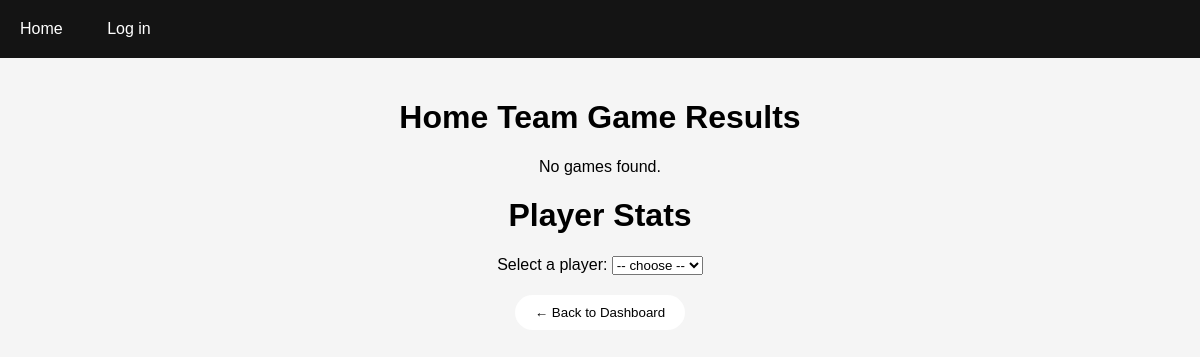
/, run on an earlier commit of the app's database.
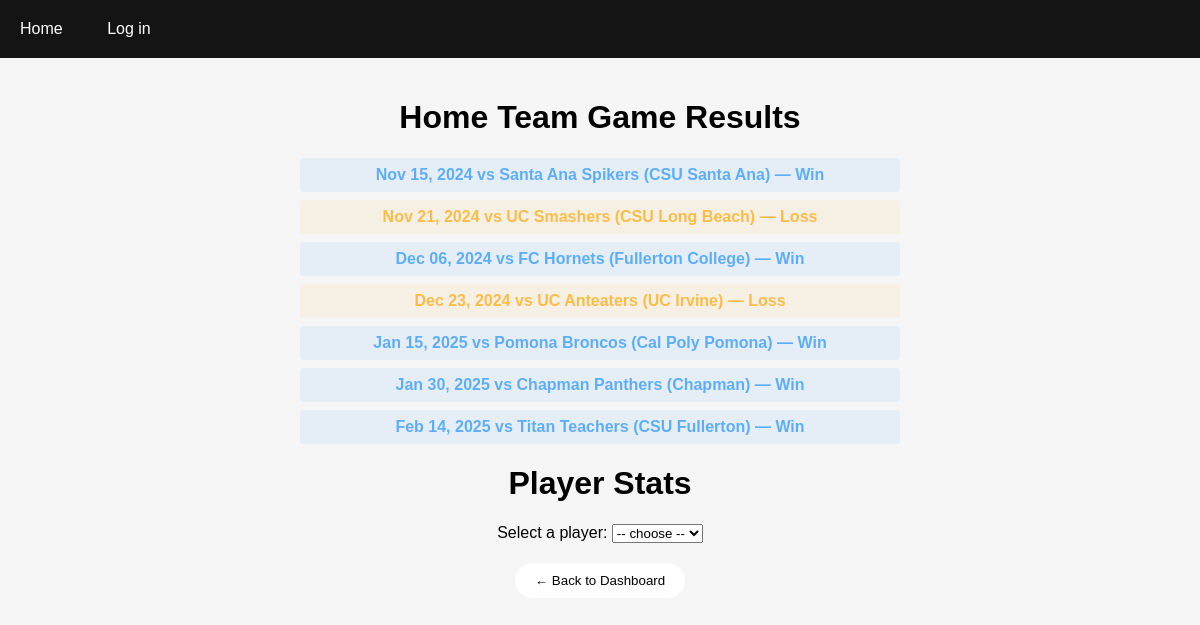
And on a later commit of the database.
### tables this page shows
CREATE TABLE GameStats (
    gameID INT(10) UNSIGNED NOT NULL PRIMARY KEY AUTO_INCREMENT,
    teamID INT(10) UNSIGNED NOT NULL,
    opponentID INT(10) UNSIGNED NOT NULL,
    gameDate DATE NOT NULL,
    result VARchar(100) NOT NULL,

    FOREIGN KEY (teamID) REFERENCES HomeTeam(teamID) ON DELETE CASCADE,
    FOREIGN KEY (opponentID) REFERENCES OpponentTeam(opponentID) ON DELETE CASCADE
);

CREATE TABLE OpponentTeam (
    opponentID INT(10) UNSIGNED NOT NULL PRIMARY KEY AUTO_INCREMENT,
    teamName VARCHAR(100) NOT NULL,
    schoolName VARCHAR(100) NOT NULL
);

### components/viewGameData.php (the view, shortened to what this page needs)
<?php
$databaseConnect = new mysqli(DB_HOST, USER_NAME, USER_PASS, DB_NAME);
$homeTeamID = 1;
$sqlGames = "
    SELECT g.gameID, g.gameDate, o.teamName, o.schoolName, g.result
    FROM GameStats g
    JOIN OpponentTeam o ON g.opponentID = o.opponentID
    WHERE g.teamID = ?
    ORDER BY g.gameDate ASC
";
$stmt = $databaseConnect->prepare($sqlGames);
$stmt->bind_param('i', $homeTeamID);
$stmt->execute();
$games = $stmt->get_result()->fetch_all(MYSQLI_ASSOC);
$query = '
SELECT *
FROM SetStats
ORDER BY gameID ASC
';
$stmt = $databaseConnect->prepare($query);
$stmt->execute();
$result = $stmt->get_result();
$sets = $result->fetch_all();
$setObj = (object)[];
foreach($sets as $set) {
   $setData = (object)[
      'setNumber' => $set[1],
      'setTimeMins' => $set[2],
      'setTimeSecs' => $set[3],
      'homeScore' => $set[4],
      'oppScore' => $set[5],
    ];
  $gameID = $set[0];
  if (!isset($setObj->$gameID)) {
    $setObj->$gameID = array($setData);
  } else {
    array_push($setObj->$gameID, $setData);
  }
}
?>
<!DOCTYPE html>
<html lang="en">
<head>
</head>
<body>
  <div class="content">
    <h1>Home Team Game Results</h1>
    <?php if (empty($games)): ?>
      <p>No games found.</p>
    <?php else: ?>
      <ul class="game-list">
        <?php foreach ($games as $g):
            $id = $g['gameID'];
            $gameSets = $setObj->$id;
            $homeScore = 0;
            $oppScore = 0;
            foreach ($gameSets as $set) {
              $homeScore += $set->homeScore;
              $oppScore += $set->oppScore;
            }
            $gameResult = ($homeScore == $oppScore
              ? 'tie'
              : $homeScore > $oppScore)
                ? 'win'
                : 'loss';
          ?>
          <li class="<?= $gameResult ?> game" onclick="openGame(event)" value=<?=$g['gameID']?>>
            <?= date('M d, Y', strtotime($g['gameDate'])) ?>
            vs <?= htmlspecialchars($g['teamName']) ?> (<?= htmlspecialchars($g['schoolName']) ?>)
            — <?= ucfirst(htmlspecialchars($gameResult)) ?>
          </li>
        <?php endforeach; ?>
      </ul>
    <?php endif; ?>
    <h1>Player Stats</h1>
    <form method="get">
      <label for="playerID">Select a player:</label>
      <select name="playerID" id="playerID" onchange="this.form.submit()">
        <option value="">-- choose --</option>
      </select>
    </form>
    <div class="page-buttons">
      <form action="index.php" method="get">
        <button type="submit">← Back to Dashboard</button>
      </form>
    </div>
  </div>
</body>
</html>

### components/navbar.php (shortened to what this page needs)
<!DOCTYPE html>
<html lang="en">
<head>
</head>
<body>
    <nav>
        <a href=<?= $BASE_URL.'/index.php' ?>>Home</a>
        <?php
            $linkUrl = $BASE_URL.'/pages/login.php';
            $userOption = 'Log in';
        ?>
        <a href=<?= $linkUrl ?>> <?= $userOption ?> </a>
    </nav>
</body>
</html>

### index.php (shortened to what this page needs)
<?php
include_once("components/navbar.php");
?>
<!DOCTYPE html>
<html lang="en">
<head>
    <link rel="stylesheet" href="global.css"/>
</head>
<body>
    <div class="content">
        <?php
        if (isset($_GET['page'])) {
            if ($_GET['page'] == 0) {
                include_once('components/viewGameData.php');
            }
            if ($_GET['page'] == 1 && isset($_SESSION['priority']) && $_SESSION['priority'] >= 1) {
                include_once('components/editPlayerInfo.php');
            }
            if ($_GET['page'] == 2 && isset($_SESSION['priority']) && $_SESSION['priority'] >= 2) {
                include_once('components/editStatistics.php');
            }
            if ($_GET['page'] == 3 && isset($_SESSION['priority']) && $_SESSION['priority'] >= 3) {
                include_once('components/editAccountRoles.php');
            }
        }
        else include_once('components/viewGameData.php');
        ?>
    </div>
</body>
</html>

### global.css (style rules this page uses)
* { box-sizing: border-box; }
body { margin: 0; height: 100vh; font-family: Arial, sans-serif; background-color: #f5f5f5; }

### components/navbar.php (style rules this page uses)
nav { width: 100%; background: rgb(20,20,20); padding-block: 20px; color: white; }
nav a { text-decoration: none; margin-inline: 20px; color: white; }

### components/viewGameData.php (style rules this page uses)
.content { text-align: center; }
.game-list { list-style: none; padding: 0; max-width: 600px; margin: 20px auto; }
.game-list li { margin: 8px 0; padding: 8px 12px; border-radius: 4px; font-weight: bold; opacity: 0.7; user-select: none; }
.game-list li.win { background: rgba(30,144,255,0.1); color: #1e90ff; }
.game-list li.loss { background: rgba(255,165,0,0.1); color: #ffa500; }
.page-buttons { display: flex; justify-content: center; gap: 20px; margin-block: 20px; }
.page-buttons button { border: none; background: white; border-radius: 50px; padding: 10px 20px; cursor: pointer; }

### index.php (style rules this page uses)
.page-buttons { display: flex; justify-content: center; gap: 20px; margin-block: 20px; }
.page-buttons button { border: none; background: white; border-radius: 50px; padding: 10px 20px; cursor: pointer; }

What changed in the data, as far as the page shows it:
added gamestats: $g['gameID'] 1 (drawn), gameDate "Nov 15, 2024", opponentID.teamName "Santa Ana Spikers", opponentID.schoolName "CSU Santa Ana", gameResult "Win"
added gamestats: $g['gameID'] 2 (drawn), gameDate "Nov 21, 2024", opponentID.teamName "UC Smashers", opponentID.schoolName "CSU Long Beach", gameResult "Loss"
added gamestats: $g['gameID'] 3 (drawn), gameDate "Dec 06, 2024", opponentID.teamName "FC Hornets", opponentID.schoolName "Fullerton College", gameResult "Win"
added gamestats: $g['gameID'] 4 (drawn), gameDate "Dec 23, 2024", opponentID.teamName "UC Anteaters", opponentID.schoolName "UC Irvine", gameResult "Loss"
added gamestats: $g['gameID'] 5 (drawn), gameDate "Jan 15, 2025", opponentID.teamName "Pomona Broncos", opponentID.schoolName "Cal Poly Pomona", gameResult "Win"
added gamestats: $g['gameID'] 6 (drawn), gameDate "Jan 30, 2025", opponentID.teamName "Chapman Panthers", opponentID.schoolName "Chapman", gameResult "Win"
added gamestats: $g['gameID'] 7 (drawn), gameDate "Feb 14, 2025", opponentID.teamName "Titan Teachers", opponentID.schoolName "CSU Fullerton", gameResult "Win"
Also different on the page:
text no longer shown: "No games found."
